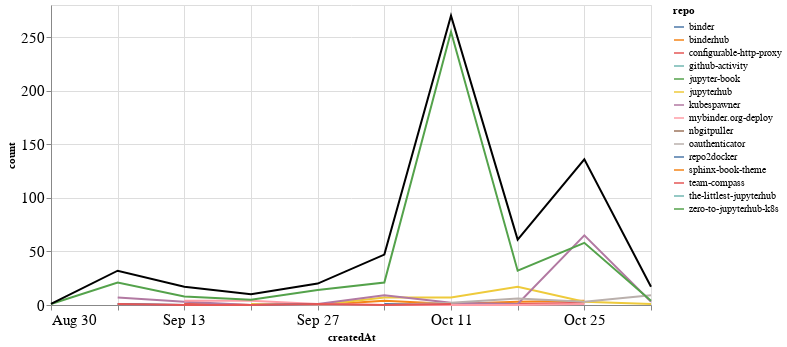

This figure's notebook cell:
### Markdown cell above
## Comments

### Code cell
comments_time = comments.groupby('repo').resample('W', on='createdAt').count()['author'].reset_index()
comments_time = comments_time.rename(columns={'author': 'count'})
comments_time_total = comments_time.groupby('createdAt').agg({"count": "sum"}).reset_index()
ch1 = alt.Chart(comments_time, width=600).mark_line().encode(
    x='createdAt',
    y='count',
    color='repo',
    tooltip="repo"
)

ch2 = alt.Chart(comments_time_total, width=600).mark_line(color="black").encode(
    x='createdAt',
    y='count',
)

ch1 + ch2

### Figure 1 — Vega-Lite specification as saved in the notebook (floating-point values rounded to 4 significant figures)
{"config": {"axisLeft": {"labelFontSize": 15}, "axisBottom": {"labelFontSize": 15}}, "layer": [{"data": {"name": "data-f5fcc78f8216a0bf5ddeebbb1af25cd9"}, "mark": "line", "encoding": {"color": {"type": "nominal", "field": "repo"}, "tooltip": {"type": "nominal", "field": "repo"}, "x": {"type": "temporal", "field": "createdAt"}, "y": {"type": "quantitative", "field": "count"}}, "width": 600}, {"data": {"name": "data-3e26149b34c53d23ad0a8531a41d6916"}, "mark": {"type": "line", "color": "black"}, "encoding": {"x": {"type": "temporal", "field": "createdAt"}, "y": {"type": "quantitative", "field": "count"}}, "width": 600}], "$schema": "https://vega.github.io/schema/vega-lite/v4.8.1.json", "datasets": {"data-f5fcc78f8216a0bf5ddeebbb1af25cd9": [{"repo": "binder", "createdAt": "2020-10-04T00:00:00", "count": 1}, {"repo": "binder", "createdAt": "2020-10-11T00:00:00", "count": 1}, {"repo": "binder", "createdAt": "2020-10-18T00:00:00", "count": 1}, {"repo": "binderhub", "createdAt": "2020-09-13T00:00:00", "count": 1}, {"repo": "binderhub", "createdAt": "2020-09-20T00:00:00", "count": 0}, {"repo": "binderhub", "createdAt": "2020-09-27T00:00:00", "count": 0}, {"repo": "binderhub", "createdAt": "2020-10-04T00:00:00", "count": 4}, {"repo": "binderhub", "createdAt": "2020-10-11T00:00:00", "count": 1}, {"repo": "binderhub", "createdAt": "2020-10-18T00:00:00", "count": 3}, {"repo": "binderhub", "createdAt": "2020-10-25T00:00:00", "count": 4}, {"repo": "configurable-http-proxy", "createdAt": "2020-09-13T00:00:00", "count": 1}, {"repo": "configurable-http-proxy", "createdAt": "2020-09-20T00:00:00", "count": 0}, {"repo": "configurable-http-proxy", "createdAt": "2020-09-27T00:00:00", "count": 0}, {"repo": "configurable-http-proxy", "createdAt": "2020-10-04T00:00:00", "count": 0}, {"repo": "configurable-http-proxy", "createdAt": "2020-10-11T00:00:00", "count": 0}, {"repo": "configurable-http-proxy", "createdAt": "2020-10-18T00:00:00", "count": 1}, {"repo": "configurable-http-proxy", "createdAt": "2020-10-25T00:00:00", "count": 2}, {"repo": "github-activity", "createdAt": "2020-10-11T00:00:00", "count": 1}, {"repo": "jupyter-book", "createdAt": "2020-10-04T00:00:00", "count": 2}, {"repo": "jupyterhub", "createdAt": "2020-09-20T00:00:00", "count": 1}, {"repo": "jupyterhub", "createdAt": "2020-09-27T00:00:00", "count": 0}, {"repo": "jupyterhub", "createdAt": "2020-10-04T00:00:00", "count": 7}, {"repo": "jupyterhub", "createdAt": "2020-10-11T00:00:00", "count": 7}, {"repo": "jupyterhub", "createdAt": "2020-10-18T00:00:00", "count": 17}, {"repo": "jupyterhub", "createdAt": "2020-10-25T00:00:00", "count": 3}, {"repo": "jupyterhub", "createdAt": "2020-11-01T00:00:00", "count": 1}, {"repo": "kubespawner", "createdAt": "2020-09-06T00:00:00", "count": 7}, {"repo": "kubespawner", "createdAt": "2020-09-13T00:00:00", "count": 3}, {"repo": "kubespawner", "createdAt": "2020-09-20T00:00:00", "count": 0}, {"repo": "kubespawner", "createdAt": "2020-09-27T00:00:00", "count": 1}, {"repo": "kubespawner", "createdAt": "2020-10-04T00:00:00", "count": 9}, {"repo": "kubespawner", "createdAt": "2020-10-11T00:00:00", "count": 2}, {"repo": "kubespawner", "createdAt": "2020-10-18T00:00:00", "count": 1}, {"repo": "kubespawner", "createdAt": "2020-10-25T00:00:00", "count": 65}, {"repo": "kubespawner", "createdAt": "2020-11-01T00:00:00", "count": 3}, {"repo": "mybinder.org-deploy", "createdAt": "2020-09-13T00:00:00", "count": 4}, {"repo": "mybinder.org-deploy", "createdAt": "2020-09-20T00:00:00", "count": 4}, {"repo": "mybinder.org-deploy", "createdAt": "2020-09-27T00:00:00", "count": 1}, {"repo": "mybinder.org-deploy", "createdAt": "2020-10-04T00:00:00", "count": 0}, {"repo": "mybinder.org-deploy", "createdAt": "2020-10-11T00:00:00", "count": 0}, {"repo": "mybinder.org-deploy", "createdAt": "2020-10-18T00:00:00", "count": 0}, {"repo": "mybinder.org-deploy", "createdAt": "2020-10-25T00:00:00", "count": 1}, {"repo": "nbgitpuller", "createdAt": "2020-10-04T00:00:00", "count": 3}, {"repo": "oauthenticator", "createdAt": "2020-09-06T00:00:00", "count": 1}, {"repo": "oauthenticator", "createdAt": "2020-09-13T00:00:00", "count": 0}, {"repo": "oauthenticator", "createdAt": "2020-09-20T00:00:00", "count": 0}, {"repo": "oauthenticator", "createdAt": "2020-09-27T00:00:00", "count": 0}, {"repo": "oauthenticator", "createdAt": "2020-10-04T00:00:00", "count": 0}, {"repo": "oauthenticator", "createdAt": "2020-10-11T00:00:00", "count": 2}, {"repo": "oauthenticator", "createdAt": "2020-10-18T00:00:00", "count": 6}, {"repo": "oauthenticator", "createdAt": "2020-10-25T00:00:00", "count": 3}, {"repo": "oauthenticator", "createdAt": "2020-11-01T00:00:00", "count": 9}, {"repo": "repo2docker", "createdAt": "2020-09-06T00:00:00", "count": 1}, {"repo": "repo2docker", "createdAt": "2020-09-13T00:00:00", "count": 0}, {"repo": "repo2docker", "createdAt": "2020-09-20T00:00:00", "count": 0}, {"repo": "repo2docker", "createdAt": "2020-09-27T00:00:00", "count": 1}, {"repo": "sphinx-book-theme", "createdAt": "2020-09-27T00:00:00", "count": 2}, {"repo": "team-compass", "createdAt": "2020-09-06T00:00:00", "count": 1}, {"repo": "team-compass", "createdAt": "2020-09-13T00:00:00", "count": 0}, {"repo": "team-compass", "createdAt": "2020-09-20T00:00:00", "count": 0}, {"repo": "team-compass", "createdAt": "2020-09-27T00:00:00", "count": 1}, {"repo": "team-compass", "createdAt": "2020-10-04T00:00:00", "count": 0}, {"repo": "team-compass", "createdAt": "2020-10-11T00:00:00", "count": 1}, {"repo": "the-littlest-jupyterhub", "createdAt": "2020-09-06T00:00:00", "count": 1}, {"repo": "zero-to-jupyterhub-k8s", "createdAt": "2020-08-30T00:00:00", "count": 1}, {"repo": "zero-to-jupyterhub-k8s", "createdAt": "2020-09-06T00:00:00", "count": 21}, {"repo": "zero-to-jupyterhub-k8s", "createdAt": "2020-09-13T00:00:00", "count": 8}, {"repo": "zero-to-jupyterhub-k8s", "createdAt": "2020-09-20T00:00:00", "count": 5}, {"repo": "zero-to-jupyterhub-k8s", "createdAt": "2020-09-27T00:00:00", "count": 14}, {"repo": "zero-to-jupyterhub-k8s", "createdAt": "2020-10-04T00:00:00", "count": 21}, {"repo": "zero-to-jupyterhub-k8s", "createdAt": "2020-10-11T00:00:00", "count": 255}, {"repo": "zero-to-jupyterhub-k8s", "createdAt": "2020-10-18T00:00:00", "count": 32}, {"repo": "zero-to-jupyterhub-k8s", "createdAt": "2020-10-25T00:00:00", "count": 58}, {"repo": "zero-to-jupyterhub-k8s", "createdAt": "2020-11-01T00:00:00", "count": 4}], "data-3e26149b34c53d23ad0a8531a41d6916": [{"createdAt": "2020-08-30T00:00:00", "count": 1}, {"createdAt": "2020-09-06T00:00:00", "count": 32}, {"createdAt": "2020-09-13T00:00:00", "count": 17}, {"createdAt": "2020-09-20T00:00:00", "count": 10}, {"createdAt": "2020-09-27T00:00:00", "count": 20}, {"createdAt": "2020-10-04T00:00:00", "count": 47}, {"createdAt": "2020-10-11T00:00:00", "count": 270}, {"createdAt": "2020-10-18T00:00:00", "count": 61}, {"createdAt": "2020-10-25T00:00:00", "count": 136}, {"createdAt": "2020-11-01T00:00:00", "count": 17}]}}
